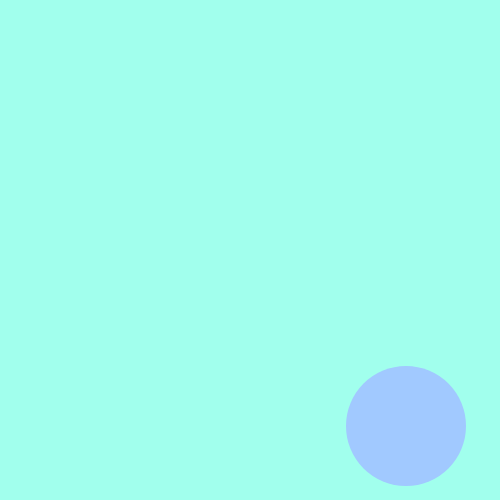
Frame 1 (no input)
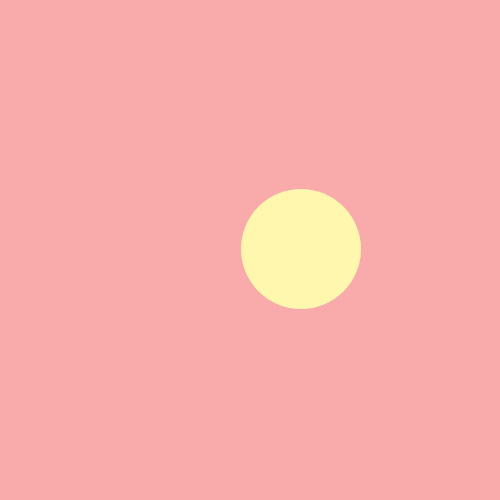
Frame 60 (no input)
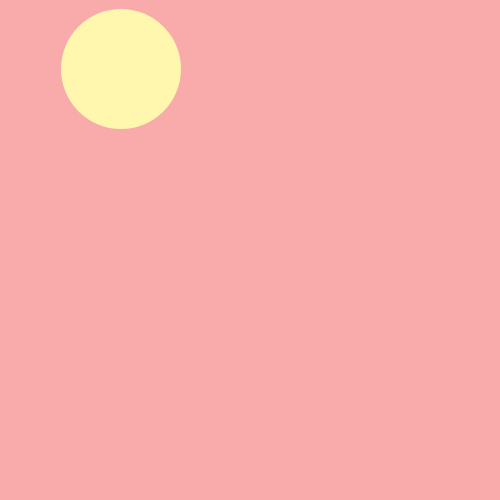
Frame 120 (the mouse pressed at the canvas centre since frame 60)

The p5.js sketch that drew these frames (run headless with seeded random() and noise() and a simulated clock; from frame 60 on, the mouse is pressed at the canvas centre):

// p5.js sketch
// ── sketch.js
const ballSize = 120;
const ballSpeed = 3;
const canvasSize = 500;
const mainColor = 'red';
const backgroundColor = '#f5f5f5';
const minCanvasPosition = 0 + ballSize / 2;
const maxCanvasPosition = 0 + canvasSize - ballSize / 2;
const bgColors = ['#a1ffed', '#f9aaaa', '#ddffab'];
const fillColors = ['#a1c9ff', '#fef7ad', '#abffb4'];

let ballX = ballSize / 2;
let ballY = ballSize / 2;
let ballDirectionX = 1;
let ballDirectionY = -1;
let colorIteration = 1;
let collision = false;

function randomIntFromInterval(min, max) { // min and max included
  return Math.floor(Math.random() * (max - min + 1) + min);
}

function setup() {
  createCanvas(canvasSize, canvasSize);

  ballX = randomIntFromInterval(minCanvasPosition, maxCanvasPosition);
  ballY = randomIntFromInterval(minCanvasPosition, maxCanvasPosition);
  colorIteration = randomIntFromInterval(0, bgColors.length - 1);
}

function draw() {
  background(bgColors[colorIteration]);
  noStroke();
  fill(fillColors[colorIteration]);

  // create motion
  ballX = ballX + ballDirectionX * ballSpeed;
  ballY = ballY + ballDirectionY * ballSpeed;

  // creates ball
  ellipse(ballX, ballY, ballSize, ballSize);

  // canvas collision
  if(ballX <= minCanvasPosition || ballX >= maxCanvasPosition) {
    ballDirectionX = ballDirectionX * -1;
    collision = true;
  }

  if(ballY <= minCanvasPosition || ballY >= maxCanvasPosition) {
    ballDirectionY = ballDirectionY * -1;
    collision = true;
  }

  if(collision === true) {
    colorIteration = (colorIteration + 1) % bgColors.length;
    collision = false;
  }
}
